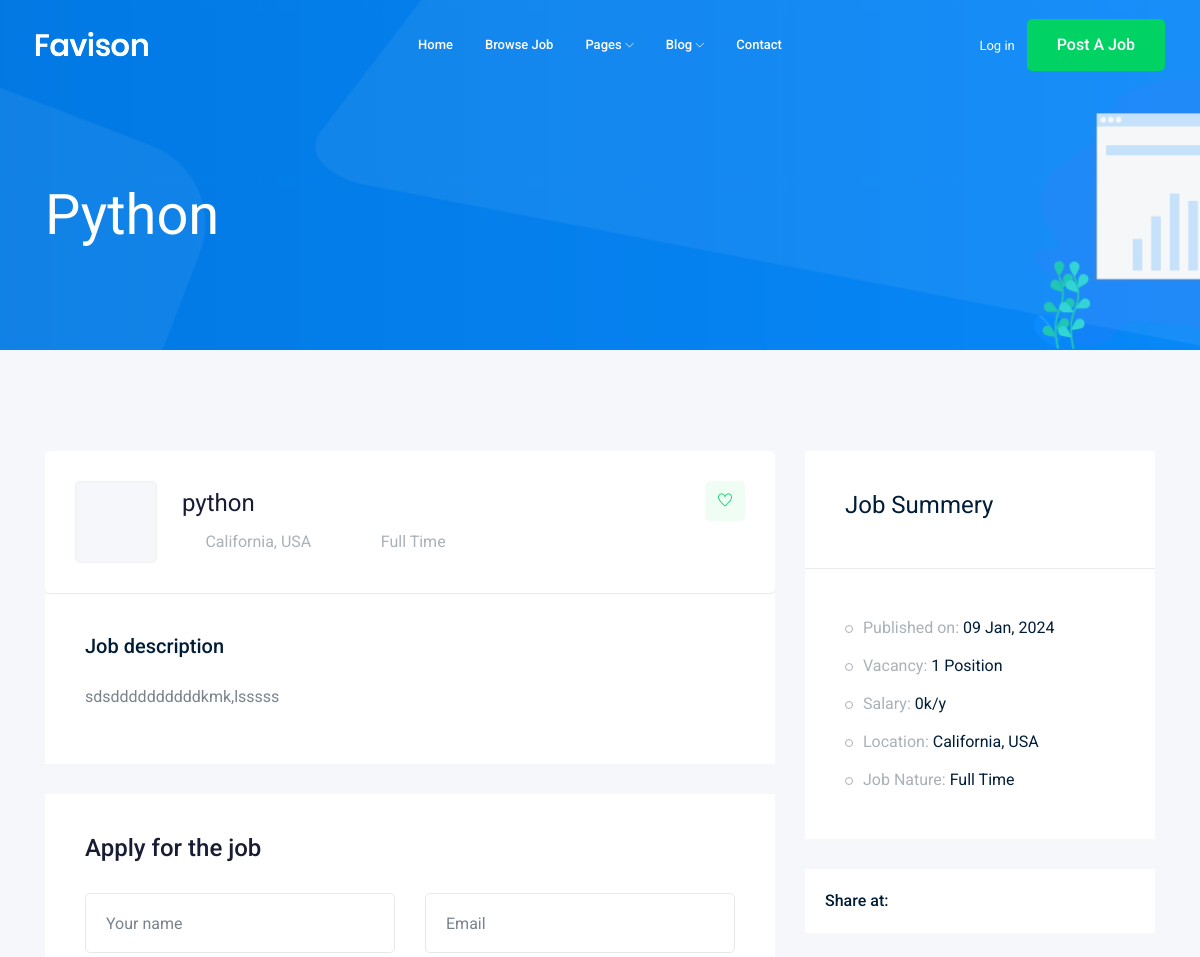
The page /jops/1 (upper part) on the database as committed earlier.
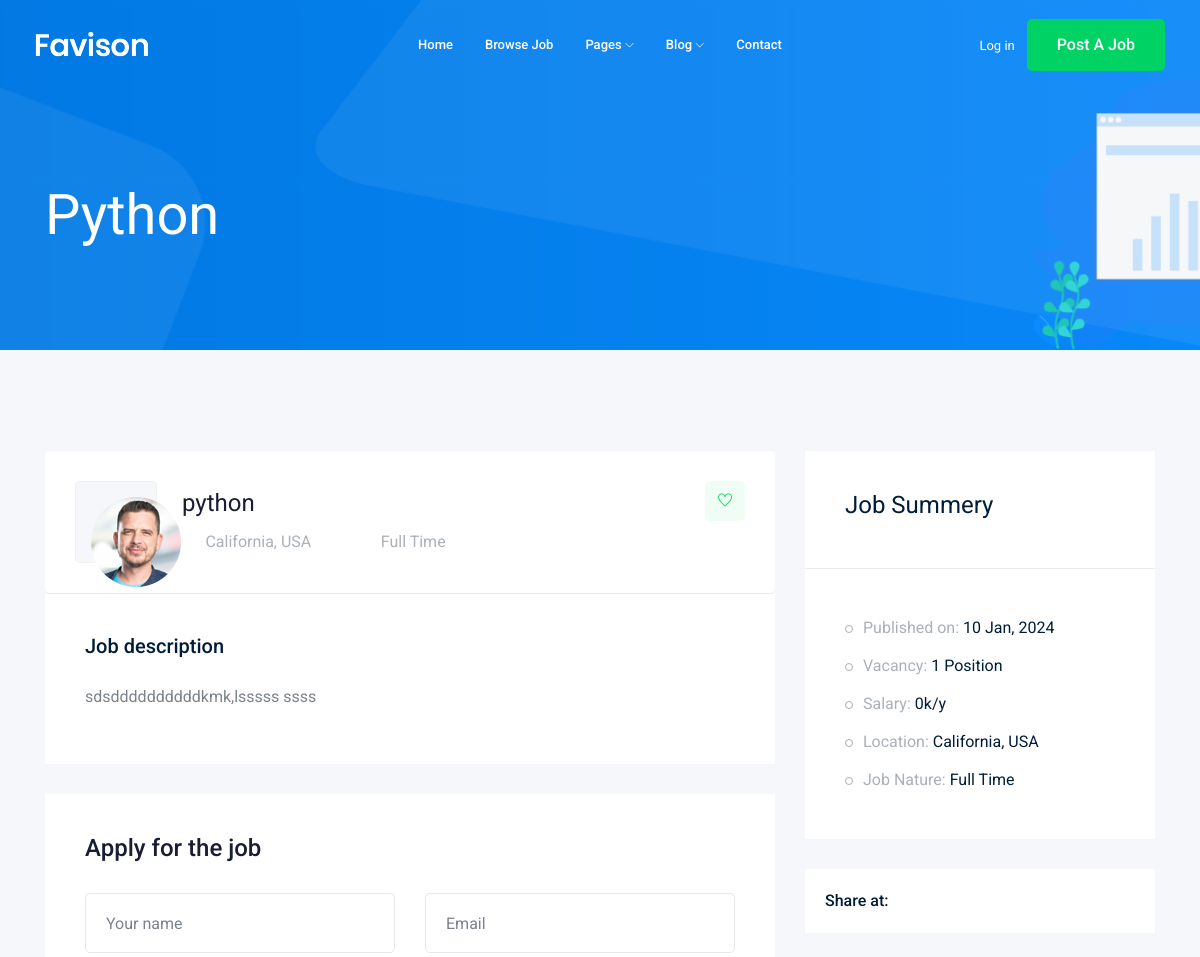
The same page on the database as committed later.
### jop/models.py (models this page shows)
class Jop(models.Model): # table
    title = models.CharField(max_length=100) # colum
    jop_type = models.CharField(max_length=15 , choices=JOB_TYPE)
    description = models.TextField(max_length=1000)
    published_at = models.DateTimeField(auto_now=True)
    Vacancy = models.IntegerField(default=1)
    salary = models.IntegerField(default=0)
    experience = models.IntegerField(default=1)
    category = models.ForeignKey('Category',on_delete=models.CASCADE)
    image = models.ImageField(upload_to=image_upload)
    def __str__(self):
        return self.title

### jop/views.py (the view)
# urls.py: path('<int:id>', views.jop_detail),
def jop_detail(reguest , id):
    jop_detail = Jop.objects.get(id=id)
    context = {'jop' : jop_detail}
    return render(reguest , 'jop/jop_det.html' , context)

### jop/templates/jop/jop_det.html (shortened to what the changed rows need)
{% extends 'base.html' %}
    {% block body %}
    <div class="bradcam_area bradcam_bg_1">
        <div class="container">
            <div class="row">
                <div class="col-xl-12">
                    <div class="bradcam_text">
                        <h3>{{jop}}</h3>
                    </div>
                </div>
            </div>
        </div>
    </div>
    <div class="job_details_area">
        <div class="container">
            <div class="row">
                <div class="col-lg-8">
                    <div class="job_details_header">
                        <div class="single_jobs white-bg d-flex justify-content-between">
                            <div class="jobs_left d-flex align-items-center">
                                <div class="thumb">
                                    <img src="{{jop.image.url}}" alt="">
                                </div>
                                <div class="jobs_conetent">
                                    <a href="#"><h4>{{jop}}</h4></a>
                                    <div class="links_locat d-flex align-items-center">
                                        <div class="location">
                                            <p> <i class="fa fa-clock-o"></i>{{jop.jop_type}}</p>
                                        </div>
                                    </div>
                                </div>
                            </div>
                        </div>
                    </div>
                    <div class="descript_wrap white-bg">
                        <div class="single_wrap">
                            <h4>Job description</h4>
                            <p>{{jop.description}}</p>
                        </div>
                    </div>
                </div>
                <div class="col-lg-4">
                    <div class="job_sumary">
                        <div class="job_content">
                            <ul>
                                <li>Published on: <span>{{jop.published_at|date:'d M, o'}}</span></li>
                                <li>Vacancy: <span>{{jop.Vacancy}} Position</span></li>
                                <li>Salary: <span>{{jop.salary}}k/y</span></li>
                                <li>Job Nature: <span> {{jop.jop_type}}</span></li>
                            </ul>
                        </div>
                    </div>
                </div>
            </div>
        </div>
    </div>
    {% endblock body %}

Rows that differ between the two databases and show on the page:
changed Jop "Python": image: picture added; description "sdsddddddddddkmk,lsssss" → "sdsddddddddddkmk,lsssss ssss"; published_at "09 Jan, 2024" → "10 Jan, 2024"
